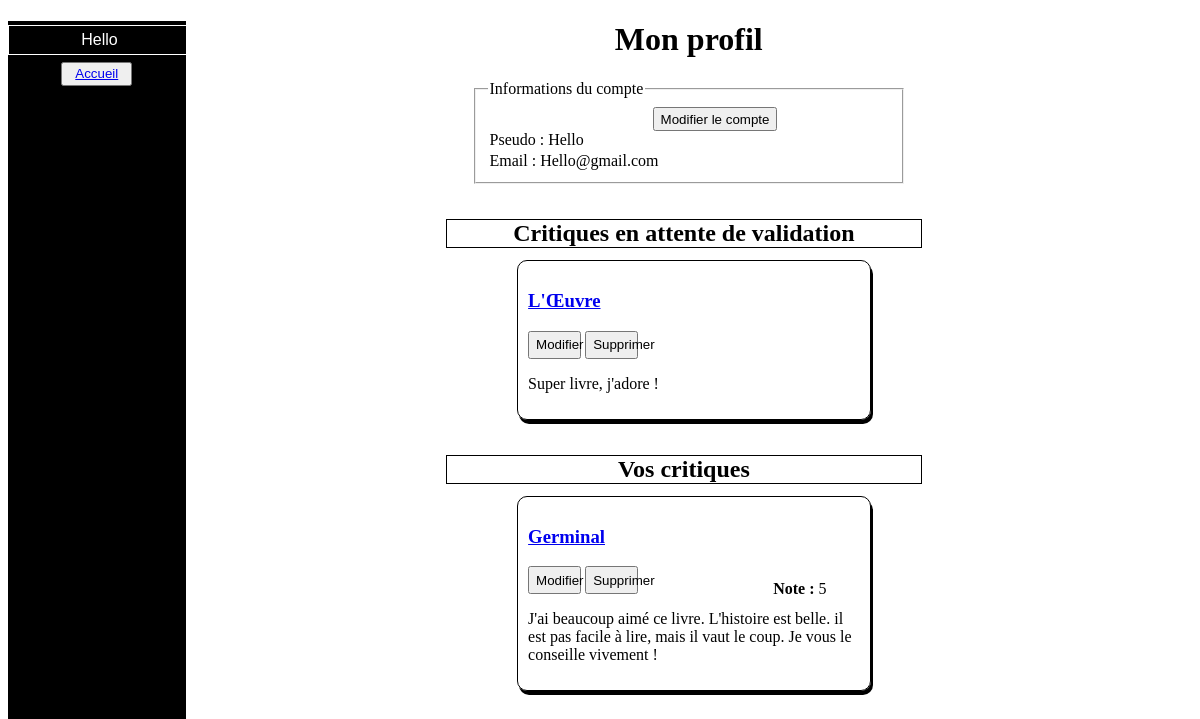
Screenshot of /profil.php (signed in) with the database file from the repository.
### tables this page shows
CREATE TABLE `reviews` (
  `idReview` int(11) NOT NULL AUTO_INCREMENT,
  `date` date DEFAULT NULL,
  `content` longtext,
  `mark` int(11) DEFAULT NULL,
  `isValid` tinyint(4) DEFAULT NULL,
  `isbn` varchar(13) NOT NULL,
  `pseudo` varchar(45) NOT NULL,
  PRIMARY KEY (`idReview`,`isbn`,`pseudo`),
  KEY `fk_reviews_books_idx` (`isbn`),
  KEY `fk_reviews_users1_idx` (`pseudo`),
  CONSTRAINT `fk_reviews_books` FOREIGN KEY (`isbn`) REFERENCES `books` (`isbn`) ON DELETE NO ACTION ON UPDATE NO ACTION,
  CONSTRAINT `fk_reviews_users1` FOREIGN KEY (`pseudo`) REFERENCES `users` (`pseudo`) ON DELETE NO ACTION ON UPDATE CASCADE
);

CREATE TABLE `books` (
  `isbn` varchar(13) NOT NULL,
  `title` varchar(45) NOT NULL,
  `author` varchar(45) NOT NULL,
  `editor` varchar(45) NOT NULL,
  `summary` longtext NOT NULL,
  `editionDate` date NOT NULL,
  `image` varchar(45) NOT NULL,
  PRIMARY KEY (`isbn`),
  UNIQUE KEY `isbn_UNIQUE` (`isbn`),
  KEY `tilte, author, editor` (`title`,`author`,`editor`)
);

### lib.inc.php (the view, shortened to what this page needs)
<?php
function ConnectDB(){
    static $db = null;
    if($db == null){
        try{
            $db = new PDO('mysql:host=' . DB_HOST . ';dbname=' . DB_NAME . ';port='. DB_PORT, DB_USER, DB_PASS);
            $db->setAttribute(PDO::ATTR_ERRMODE, PDO::ERRMODE_EXCEPTION);
        }
        catch(PDOException $e) {
            die('Échec lors de la connexion : ' . $e->getMessage());
        }
    }
    return $db;
}
function ConnectForm(){
    $form = null;
    if(isset($_SESSION["IsConnected"]) && $_SESSION["IsConnected"] === true){
        $form .= "<div class=\"dropdown\">
                        <button class=\"dropdownStyle\">";
                        if(isset($_SESSION["StockedNickname"])){
                            $form .= $_SESSION["StockedNickname"];
                        }
                        $form .= "</button>
                        <div class=\"dropdown-child\">
                            <a href=\"profil.php\">Profil</a>
                            <a href=\"userLibrary.php\">Ma bibliothèque</a>";
                            $form .= "<a href=\"logout.php\">Déconnexion</a>
                        </div>
                    </div><br>";
    }
    else{
        $form .= "<button class=\"btnNav\"><a href=\"login.php\">Connexion</a></button><button class=\"btnNav\"><a href=\"register.php\">S'inscrire</a></button>";
    }
    return $form;
}
function GetProfilDetails(){
    static $result = null;
    if($result == null){
        $db = ConnectDB();
        $sql = $db->prepare('SELECT `pseudo`, `email`, `password` FROM users WHERE `pseudo` = :Pseudo');
        $sql->bindParam(':Pseudo', $_SESSION["StockedNickname"], PDO::PARAM_STR);
        $sql->execute();
        $result = $sql->fetchAll(PDO::FETCH_ASSOC);
    }
    return $result;
}
function ProfilDetailsForm(){
    $profilDetails = GetProfilDetails();
    foreach ($profilDetails as $key => $value) {
        $infos = <<<EX
        <fieldset>
            <legend>Informations du compte</legend>
            <form action="profil.php" method="POST">
                <input type="submit" class="inputUpdatePassword" name="btnUpdatePassword" value="Modifier le compte"><br>
EX;
            if(filter_has_var(INPUT_POST, "btnUpdatePassword") || filter_has_var(INPUT_POST, "btnConfirmUpdate")){
                if(!UpdatePasswordForm()){
                    $infos .= <<<EX
                        <label>Pseudo : </label><input type="text" name="tbxNewPseudo" value={$value["pseudo"]}><br>
                        <label>E-mail : </label><input type="email" name="tbxNewEmail" value={$value["email"]}><br>
                        <label>Ancien mot de passe : </label><input type="password" class="inputUpdatePassword" name="tbxOldPass" placeholder="Ancien mot de passe"><br>
                        <label>Nouveau mot de passe : </label><input type="password" class="inputUpdatePassword" name="tbxNewPass" placeholder="Nouveau mot de passe"><br>
                        <label id="info"><b>Pour une meilleur sécurité du mot de passe, mélangez : lettres, chiffres et caractère spéciaux !</b></label>
                        <label>Confirmer mot de passe : </label><input type="password" class="inputUpdatePassword" name="tbxConfirmNewPass" placeholder="Confirmer le nouveau mot de passe"><br>
                        <input type="submit" name="btnConfirmUpdate" value="Mettre à jour">
EX;
                }
            }
            else{
                $infos .= "<option>Pseudo : ".$value["pseudo"]."</option>
                <option>Email : ".$value["email"]."</option>";
            }
        $infos .= "</form></fieldset>";
    }
    return $infos;
}
function GetNotValidReview(){
    $db = ConnectDB();
    $sql = $db->prepare('SELECT `idReview`, `date`, `content`, `mark`, `pseudo`, reviews.`isbn`, `title` FROM reviews
        JOIN books
            ON books.isbn = reviews.isbn
        WHERE isValid = 0 AND pseudo = :Pseudo');
        $sql->bindParam(':Pseudo', $_SESSION["StockedNickname"], PDO::PARAM_STR);
    $sql->execute();
    $result = $sql->fetchAll(PDO::FETCH_ASSOC);
    return $result;
}
function ShowNotValidReview(){
    $notValidReview = GetNotValidReview();
    $review = null;
    foreach ($notValidReview as $key => $value) {
        if(filter_has_var(INPUT_POST, "btnEdit") && filter_input(INPUT_POST, "btnEdit") == $value["idReview"]){
            $review .= <<<EX
            <div class="UserReview">
                <h3><a href="bookDetail.php?id={$value['isbn']}">{$value['title']}</a></h3>
                <form method="POST">
                    <textarea name="txtaNewReview">{$value["content"]}</textarea>
                    <select name="newScore">
                        <option value="">--</option>
                        <option value="1">1</option>
                        <option value="2">2</option>
                        <option value="3">3</option>
                        <option value="4">4</option>
                        <option value="5">5</option>
                    </select>
                    <button type="submit" name="btnConfirmEdit" value={$value['idReview']}>Mettre à jour</button>
                </form>
            </div>
EX;
        }
        else{
            $review .= <<<EX
            <div class="UserReview">
                <h3><a href="bookDetail.php?id={$value['isbn']}">{$value['title']}</a></h3>
                <form method="POST">
                    <button name="btnEdit" value={$value['idReview']}>Modifier</button>
                    <button name="btnDelete" value={$value['idReview']}>Supprimer</button>
                </form>
                <p>{$value["content"]}</p>
            </div>
EX;
        }
    }
    return $review;
}
function GetValidReview(){
    $db = ConnectDB();
    $sql = $db->prepare('SELECT `idReview`, `date`, `content`, `mark`, `pseudo`, reviews.`isbn`, `title` FROM reviews
        JOIN books
            ON books.isbn = reviews.isbn
        WHERE isValid = 1 AND pseudo = :Pseudo');
        $sql->bindParam(':Pseudo', $_SESSION["StockedNickname"], PDO::PARAM_STR);
    $sql->execute();
    $result = $sql->fetchAll(PDO::FETCH_ASSOC);
    return $result;
}
function ShowValidReview(){
    $validReview = GetValidReview();
    $review = null;
    foreach ($validReview as $key => $value) {
        if(filter_has_var(INPUT_POST, "btnEdit") && filter_input(INPUT_POST, "btnEdit") == $value["idReview"]){
                $review .= <<<EX
                <div class="UserReview">
                    <h3><a href="bookDetail.php?id={$value['isbn']}">{$value['title']}</a></h3>
                    <form method="POST">
                        <textarea name="txtaNewReview">{$value["content"]}</textarea>
                        <select name="newScore">
                            <option value="">{$value['mark']}</option>
                            <option value="1">1</option>
                            <option value="2">2</option>
                            <option value="3">3</option>
                            <option value="4">4</option>
                            <option value="5">5</option>
                        </select>
                        <button type="submit" name="btnConfirmEdit" value={$value['idReview']}>Mettre à jour</button>
                    </form>
                </div>
EX;
        }
        else{
            $review .= <<<EX
        <div class="UserReview">
            <h3><a href="bookDetail.php?id={$value['isbn']}">{$value['title']}</a></h3>
            <form method="POST">
                <button name="btnEdit" value={$value['idReview']}>Modifier</button>
                <button name="btnDelete" value={$value['idReview']}>Supprimer</button>
            </form>
            <label class="reviewMark"><b>Note : </b>{$value['mark']}</label>
            <p>{$value["content"]}</p>
        </div>
EX;
        }
    }
    return $review;
}

### css/nav.css (style rules this page uses)
.dropdownStyle { background-color: transparent; color: white; border: none; cursor: pointer; font-size: 16px; width: 90%; }
.dropdown { border: solid 1px white; position: relative; display: inline-block; margin-top: 2%; padding: 1%; width: 98%; }

### css/profil.css (style rules this page uses)
.dropdownStyle { margin-left: 6%; width: 90%; height: 3vh; }
fieldset { margin: auto; width: 34%; }
input { margin-top: 1%; }
input[name="btnUpdatePassword"] { margin-left: 41%; height: 3vh; }
.UserReview { border: 1px solid; padding: 10px; box-shadow: 2px 4px; border-radius: 10px; margin-top: 1%; margin-left: 43%; text-align: left; width: 28%; height: auto; }
button { display: inline-block; width: 16%; height: 28px; }
.reviewMark { float: right; margin-right: 10%; margin-top: -4.3%; }

### rows the page displays
reviews: isbn.title "L'Œuvre", $value['idReview'] 17 (drawn), content "Super livre, j'adore !"
reviews: isbn.title "Germinal", $value['idReview'] 16 (drawn), mark "5", content "J'ai beaucoup aimé ce livre. L'histoire est belle. il est pas facile à lire, mais il vaut le coup. Je vous le conseille vivement !"
